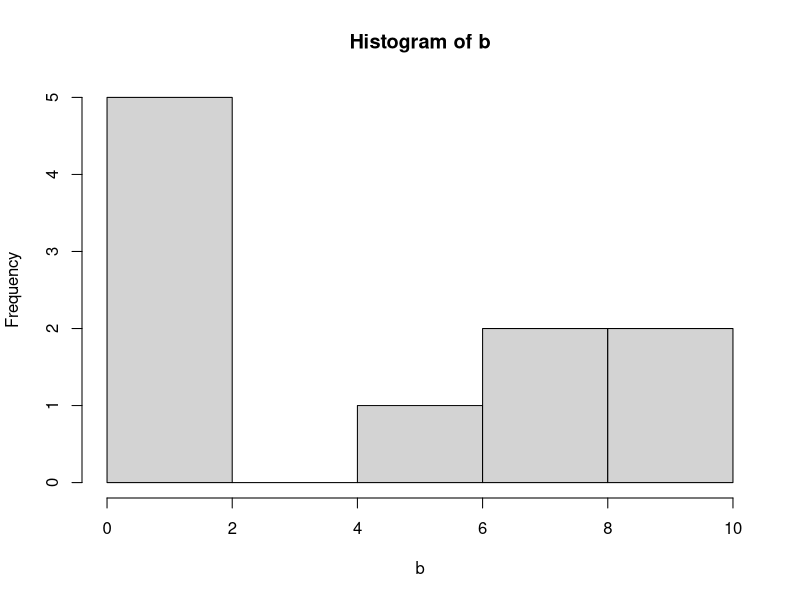

Write the R code that produced this figure.
dice=function(){
  sample(1:6,size=1)
}
main=function(){
  #setwd("E:\A大学\大二上\ADS2\week5")
  a=read.csv("dragons.csv")
  #print(length(a$wingspan))
  b=sample(a$wingspan,size=10)
  hist(b)
}
main()
